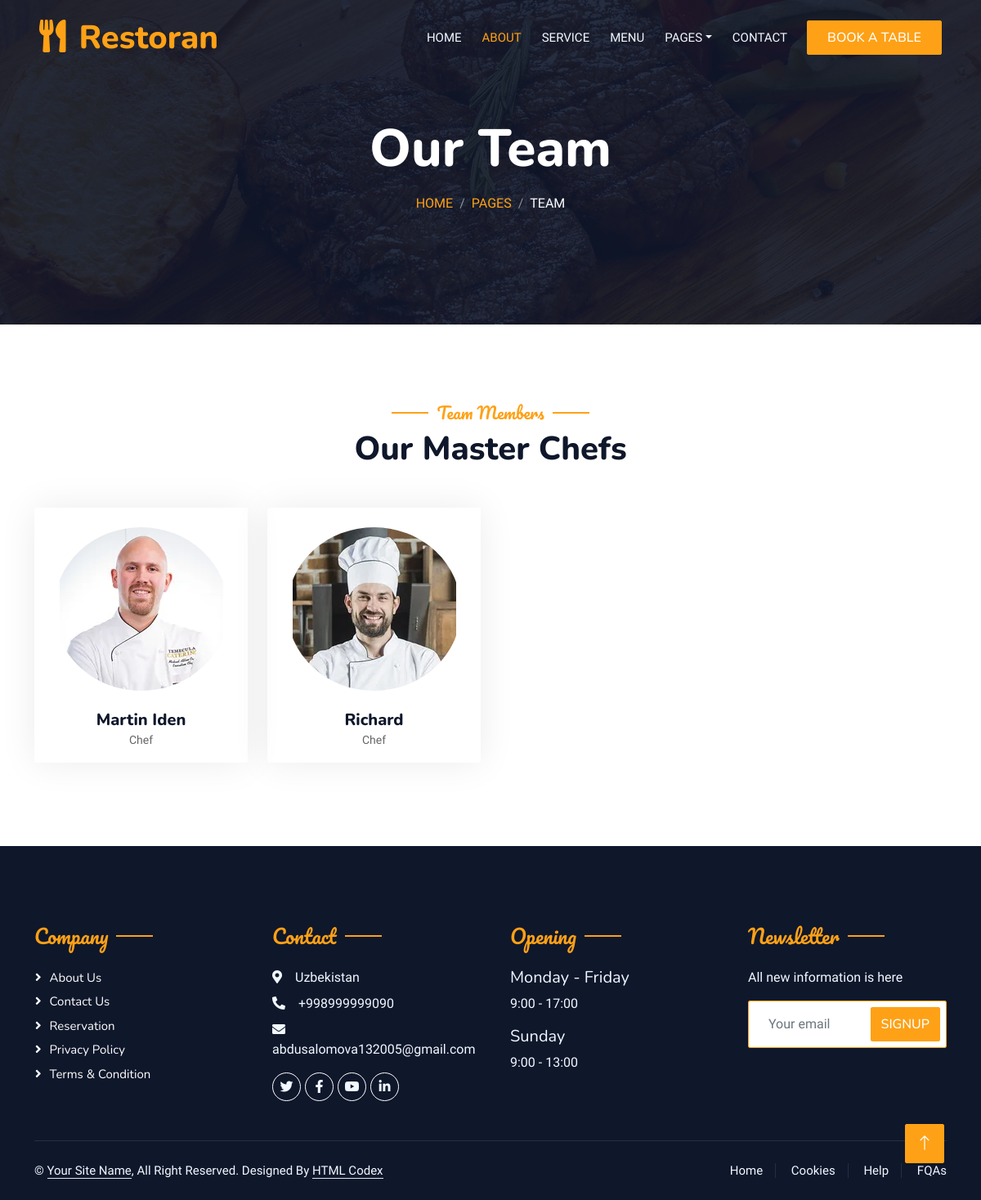
Page /team/ on the committed database.
### restoran/models.py (models this page shows, shortened)
class Ourteam(models.Model):
    full_name=models.CharField(max_length=256)
    designation=models.CharField(max_length=256)
    pic=ResizedImageField(upload_to='ourteam/%Y/%m')
    is_active = models.BooleanField(default=False)
    class Meta:
        db_table='ourteam'
        verbose_name='ourteam'
        verbose_name_plural='ourteams'

class Footer(models.Model):
    street=models.CharField(max_length=256)
    number=models.CharField(max_length=256)
    email=models.EmailField()
    start_and_end_days=models.CharField(max_length=256)
    time_1=models.CharField(max_length=256)
    time_sunday=models.CharField(max_length=256)
    newsletter_description=models.TextField(null=True, blank=True)
    class Meta:
        db_table='footer'
        verbose_name='footer'
        verbose_name_plural='footers'

### restoran/views.py (the view)
# urls.py: path('team/', views.ourteam, name='ourteam'),
def ourteam(request):
    footer=models.Footer.objects.first()
    ourteam=models.Ourteam.objects.all()
    return render(request, 'team.html', {'ourteam':ourteam, 'footer':footer})

### templates/team.html (shortened to what this page needs)
{% extends 'base.html' %}
{% block content %}
{% load static %}
            <div class="container-xxl py-5 bg-dark hero-header mb-5">
                <div class="container text-center my-5 pt-5 pb-4">
                    <h1 class="display-3 text-white mb-3 animated slideInDown">Our Team</h1>
                    <nav aria-label="breadcrumb">
                        <ol class="breadcrumb justify-content-center text-uppercase">
                            <li class="breadcrumb-item"><a href="{% url 'home' %}">Home</a></li>
                            <li class="breadcrumb-item"><a href="#">Pages</a></li>
                            <li class="breadcrumb-item text-white active" aria-current="page">Team</li>
                        </ol>
                    </nav>
                </div>
            </div>
        </div>
        <div class="container-xxl pt-5 pb-3">
            <div class="container">
                <div class="text-center wow fadeInUp" data-wow-delay="0.1s">
                    <h5 class="section-title ff-secondary text-center text-primary fw-normal">Team Members</h5>
                    <h1 class="mb-5">Our Master Chefs</h1>
                </div>
                <div class="row g-4">
                    {% for x in ourteam %}
                    <div class="col-lg-3 col-md-6 wow fadeInUp" data-wow-delay="0.7s">
                        <div class="team-item text-center rounded overflow-hidden">
                            <div class="rounded-circle overflow-hidden m-4">
                                <img class="img-fluid" src="{{x.pic.url}}" alt="">
                            </div>
                            <h5 class="mb-0">{{x.full_name}}</h5>
                            <small>{{x.designation}}</small>
                        </div>
                    </div>
                    {% endfor %}
                </div>
            </div>
        </div>
      {% endblock %}

### templates/base.html (shortened to what this page needs)
{% load static %}
<!DOCTYPE html>
<html lang="en">
<head>
    <link href="https://cdnjs.cloudflare.com/ajax/libs/font-awesome/5.10.0/css/all.min.css" rel="stylesheet">
    <link href="https://cdn.jsdelivr.net/npm/bootstrap-icons@1.4.1/font/bootstrap-icons.css" rel="stylesheet">
    <link href="lib/animate/animate.min.css" rel="stylesheet">
    <link href="lib/owlcarousel/assets/owl.carousel.min.css" rel="stylesheet">
    <link href="lib/tempusdominus/css/tempusdominus-bootstrap-4.min.css" rel="stylesheet" />
    <link href="{% static 'css/bootstrap.min.css' %}" rel="stylesheet">
    <link href="{% static 'css/style.css' %}" rel="stylesheet">
</head>
<body>
    <div class="container-xxl bg-white p-0">
        <div class="container-xxl position-relative p-0">
            <nav class="navbar navbar-expand-lg navbar-dark bg-dark px-4 px-lg-5 py-3 py-lg-0">
                <a href="" class="navbar-brand p-0">
                    <h1 class="text-primary m-0"><i class="fa fa-utensils me-3"></i>Restoran</h1>
                </a>
                <div class="collapse navbar-collapse" id="navbarCollapse">
                    <div class="navbar-nav ms-auto py-0 pe-4">
                        <a href="{% url 'home' %}" class="nav-item nav-link">Home</a>
                        <a href="{% url 'about' %}" class="nav-item nav-link active">About</a>
                        <a href="{% url 'service' %}" class="nav-item nav-link">Service</a>
                        <a href="{% url 'menu' %}" class="nav-item nav-link">Menu</a>
                        <div class="nav-item dropdown">
                            <a href="#" class="nav-link dropdown-toggle" data-bs-toggle="dropdown">Pages</a>
                        </div>
                        <a href="{% url 'contact' %}" class="nav-item nav-link">Contact</a>
                    </div>
                    <a href="{% url 'booking' %}" class="btn btn-primary py-2 px-4">Book A Table</a>
                </div>
            </nav>
            {% block content %}
            {% endblock %}
        <div class="container-fluid bg-dark text-light footer pt-5 mt-5 wow fadeIn" data-wow-delay="0.1s">
            <div class="container py-5">
                <div class="row g-5">
                    <div class="col-lg-3 col-md-6">
                        <h4 class="section-title ff-secondary text-start text-primary fw-normal mb-4">Company</h4>
                        <a class="btn btn-link" href="{% url 'about' %}">About Us</a>
                        <a class="btn btn-link" href="{% url 'contact' %}">Contact Us</a>
                        <a class="btn btn-link" href="">Reservation</a>
                        <a class="btn btn-link" href="">Privacy Policy</a>
                        <a class="btn btn-link" href="">Terms & Condition</a>
                    </div>
                    <div class="col-lg-3 col-md-6">
                        <h4 class="section-title ff-secondary text-start text-primary fw-normal mb-4">Contact</h4>
                        <p class="mb-2"><i class="fa fa-map-marker-alt me-3"></i>{{footer.street}}</p>
                        <p class="mb-2"><i class="fa fa-phone-alt me-3"></i>{{footer.number}}</p>
                        <p class="mb-2"><i class="fa fa-envelope me-3"></i>{{footer.email}}</p>
                        <div class="d-flex pt-2">
                            <a class="btn btn-outline-light btn-social" href=""><i class="fab fa-twitter"></i></a>
                            <a class="btn btn-outline-light btn-social" href=""><i class="fab fa-facebook-f"></i></a>
                            <a class="btn btn-outline-light btn-social" href=""><i class="fab fa-youtube"></i></a>
                            <a class="btn btn-outline-light btn-social" href=""><i class="fab fa-linkedin-in"></i></a>
                        </div>
                    </div>
                    <div class="col-lg-3 col-md-6">
                        <h4 class="section-title ff-secondary text-start text-primary fw-normal mb-4">Opening</h4>
                        <h5 class="text-light fw-normal">{{footer.start_and_end_days}}</h5>
                        <p>{{footer.time_1}}</p>
                        <h5 class="text-light fw-normal">Sunday</h5>
                        <p>{{footer.time_sunday}}</p>
                    </div>
                    <div class="col-lg-3 col-md-6">
                        <h4 class="section-title ff-secondary text-start text-primary fw-normal mb-4">Newsletter</h4>
                        <p>{{footer.newsletter_description}}</p>
                        <div class="position-relative mx-auto" style="max-width: 400px;">
                            <input class="form-control border-primary w-100 py-3 ps-4 pe-5" type="text" placeholder="Your email">
                            <button type="button" class="btn btn-primary py-2 position-absolute top-0 end-0 mt-2 me-2">SignUp</button>
                        </div>
                    </div>
                </div>
            </div>
            <div class="container">
                <div class="copyright">
                    <div class="row">
                        <div class="col-md-6 text-center text-md-start mb-3 mb-md-0">
                            &copy; <a class="border-bottom" href="#">Your Site Name</a>, All Right Reserved.
							Designed By <a class="border-bottom" href="https://htmlcodex.com">HTML Codex</a>
                        </div>
                        <div class="col-md-6 text-center text-md-end">
                            <div class="footer-menu">
                                <a href="">Home</a>
                                <a href="">Cookies</a>
                                <a href="">Help</a>
                                <a href="">FQAs</a>
                            </div>
                        </div>
                    </div>
                </div>
            </div>
        </div>
        <a href="#" class="btn btn-lg btn-primary btn-lg-square back-to-top"><i class="bi bi-arrow-up"></i></a>
    </div>
</body>
</html>

### static/css/style.css (style rules this page uses)
:root { --primary: #FEA116; --light: #F1F8FF; --dark: #0F172B; }
.ff-secondary { font-family: 'Pacifico', cursive; }
.back-to-top { position: fixed; display: none; right: 45px; bottom: 45px; z-index: 99; }
.btn { font-family: 'Nunito', sans-serif; font-weight: 500; text-transform: uppercase; transition: .5s; }
.btn.btn-primary, .btn.btn-secondary { color: #FFFFFF; }
.btn-lg-square { width: 48px; height: 48px; }
.btn-square, .btn-sm-square, .btn-lg-square { padding: 0; display: flex; align-items: center; justify-content: center; font-weight: normal; border-radius: 2px; }
.navbar-dark .navbar-nav .nav-link { position: relative; margin-left: 25px; padding: 35px 0; font-size: 15px; color: var(--light) !important; text-transform: uppercase; font-weight: 500; outline: none; transition: .5s; }
.navbar-dark .navbar-nav .nav-link:hover, .navbar-dark .navbar-nav .nav-link.active { color: var(--primary) !important; }
@media (min-width: 992px) { .navbar-dark { position: absolute; width: 100%; top: 0; left: 0; z-index: 999; background: transparent !important; } }
.hero-header { background: linear-gradient(rgba(15, 23, 43, .9), rgba(15, 23, 43, .9)), url(../img/bg-hero.jpg); background-position: center center; background-repeat: no-repeat; background-size: cover; }
.breadcrumb-item + .breadcrumb-item::before { color: rgba(255, 255, 255, .5); }
.section-title { position: relative; display: inline-block; }
.section-title::before { position: absolute; content: ""; width: 45px; height: 2px; top: 50%; left: -55px; margin-top: -1px; background: var(--primary); }
.section-title::after { position: absolute; content: ""; width: 45px; height: 2px; top: 50%; right: -55px; margin-top: -1px; background: var(--primary); }
.section-title.text-start::before, .section-title.text-end::after { display: none; }
.team-item { box-shadow: 0 0 45px rgba(0, 0, 0, .08); height: calc(100% - 38px); transition: .5s; }
.team-item img { transition: .5s; }
.footer .btn.btn-social { margin-right: 5px; width: 35px; height: 35px; display: flex; align-items: center; justify-content: center; color: var(--light); border: 1px solid #FFFFFF; border-radius: 35px; transition: .3s; }
.footer .btn.btn-link { display: block; margin-bottom: 5px; padding: 0; text-align: left; color: #FFFFFF; font-size: 15px; font-weight: normal; text-transform: capitalize; transition: .3s; }
.footer .btn.btn-link::before { position: relative; content: "\f105"; font-family: "Font Awesome 5 Free"; font-weight: 900; margin-right: 10px; }
.footer .copyright { padding: 25px 0; font-size: 15px; border-top: 1px solid rgba(256, 256, 256, .1); }
.footer .copyright a { color: var(--light); }
.footer .footer-menu a { margin-right: 15px; padding-right: 15px; border-right: 1px solid rgba(255, 255, 255, .1); }
.footer .footer-menu a:last-child { margin-right: 0; padding-right: 0; border-right: none; }

### rows in the picture
Ourteam: pic (picture), full_name "Martin Iden", designation "Chef"
Ourteam: pic (picture), full_name "Richard", designation "Chef"
Footer: street "Uzbekistan", number "+998999999090", email "abdusalomova132005@gmail.com", start_and_end_days "Monday - Friday", time_1 "9:00 - 17:00", time_sunday "9:00 - 13:00", newsletter_description "All new information is here"
